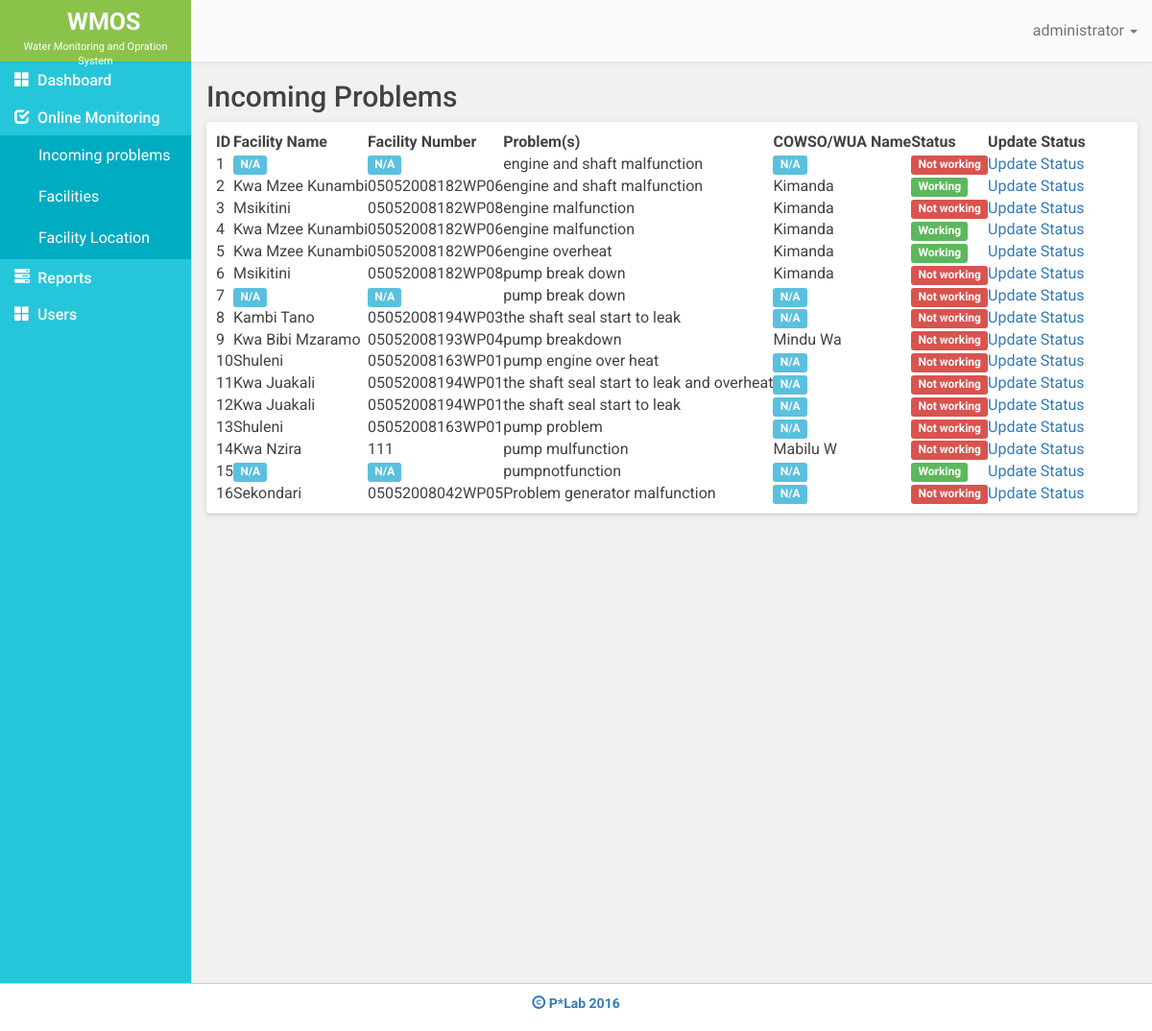
Before: /problems.php (signed in) with the older database file.
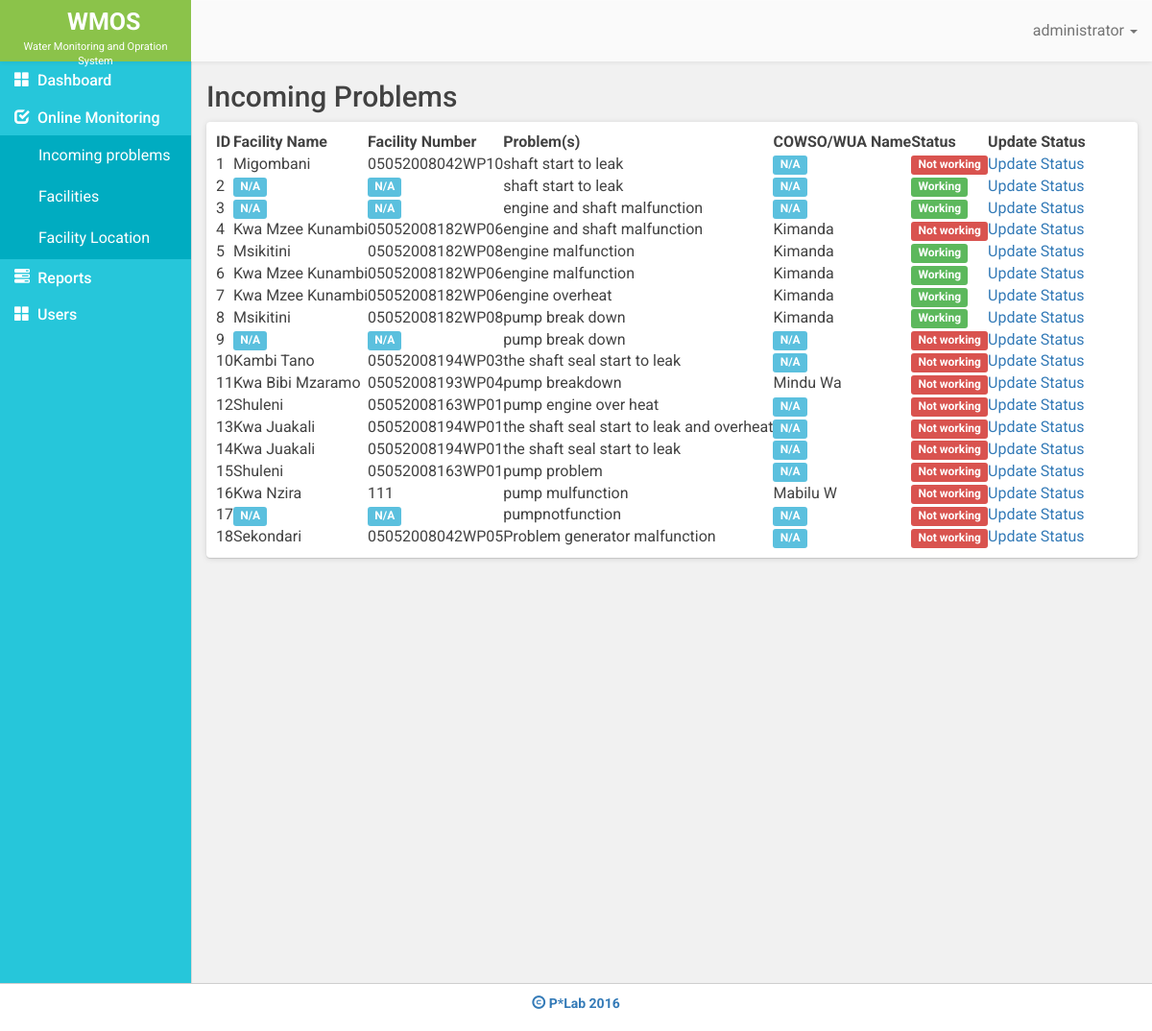
After: the same page with the newer database file.
### tables this page shows
CREATE TABLE `faci_problems` (
  `id` int(11) NOT NULL,
  `faci_name` varchar(100) NOT NULL,
  `faci_num` varchar(100) NOT NULL,
  `problems` text NOT NULL,
  `com_name` varchar(100) NOT NULL,
  `status` int(11) NOT NULL,
  `prob_date` timestamp NOT NULL DEFAULT CURRENT_TIMESTAMP
);

### problems.php (the view, shortened to what this page needs)
<?php
include 'database.php';
$sql = "SELECT * FROM faci_problems ORDER BY id DESC";
$result = mysqli_query($conn,$sql) or die (mysqli_error());
$data = false;
while ($row = mysqli_fetch_assoc($result)) {
	$data[] = array(
					'faci_name' 	=> $row['faci_name'],
					'faci_num' 		=> $row['faci_num'],
					'com_name' 		=> $row['com_name'],
					'problems' 		=> $row['problems'],
					'status' 		=> $row['status'],
					'id' 			=> $row['id'],
				);
}
 ?>
<!DOCTYPE html>
<html>
<head>
	<?php include "includes/_csslinks.php"; ?>
</head>
<body>
	<?php include 'includes/_header.php'; ?>
	<div class= "container-fluid">
		<div class="row" id="page">
			<?php include "includes/_sidebar.php"; ?>
			<div class="col-md-10">
				<h2 class="page-title">Incoming Problems</h2>
				<div class="row">
					<div class="col-md-12">
						<div class="white-data-table">
							<table class="hover row-border compact" id="sms-table">
			                    <thead>
		                            <tr>
		                                <th>ID</th>
		                                <th>Facility Name</th>
		                                <th>Facility Number</th>
		                                <th>Problem(s)</th>
		                                <th>COWSO/WUA Name</th>
		                                <th>Status</th>
		                                <?php echo $_SESSION['role'] == 'user' ? '<th class="hidden">':'<th>' ?>
		                                Update Status</th>
		                            </tr>
		                        </thead>
		                        <tbody>
		                        	<?php
		                        		$i = 1;
		                        		if ($data):
			                        		foreach ($data as $key => $value):
		                        	 ?>
			                            <tr>
			                                <td><?php echo $i ?></td>
			                                <td><?php echo $value['faci_name'] == ''? '<span class="label label-info">N/A</span>': $value['faci_name'] ?></td>
			                                <td><?php echo $value['faci_num'] == ''? '<span class="label label-info">N/A</span>': $value['faci_num'] ?></td>
			                                <td><?php echo $value['problems'] ?></td>
			                                <td><?php echo $value['com_name'] == ''? '<span class="label label-info">N/A</span>': $value['com_name'] ?></td>
			                                <td><?php echo $value['status'] == 0 ? ' <span class="label label-danger">Not working</span>':'<span class="label label-success">Working</span>'; ?></td>
			                                <?php echo $_SESSION['role'] == 'user' ? '<td class="hidden">':'<td>' ?>
			                                <a href="edit_facility_status.php?id=<?php echo $value['faci_num'] ?>&prob_id= <?php echo $value['id'] ?>"> Update Status</a></td>
			                            </tr>
		                            <?php   $i++;
											endforeach;
			                           	endif;
		                             ?>
		                        </tbody>
		                    </table>
						</div>
					</div>
				</div>
			</div>
		</div>
		 <?php include "includes/_footer.php"; ?>
	</div>
<?php include "includes/_jslinks.php"; ?>
</body>
</html>

### includes/_csslinks.php (shortened to what this page needs)
<!DOCTYPE html>
<html>
<head>
	<link rel="stylesheet" type="text/css" href="styles/bootstrap/css/bootstrap.min.css">
	<link rel="stylesheet" type="text/css" href="styles/bootstrap/css/bootstrap-theme.min.css">
	<link rel="stylesheet" type="text/css" href="styles/majismain.css">
	<link rel="stylesheet" type="text/css" href="https://cdn.datatables.net/s/dt/dt-1.10.10/datatables.min.css"/>
</head>
<body>
</body>
</html>

### includes/_header.php (shortened to what this page needs)
<nav class="navbar navbar-default navbar-fixed-top" id="nav-boss">
	<div class="container-fluid">
		<div class="col-md-2 row logo-box">
			<div class="logo-box-title">
				WMOS
			</div>
			<div class="logo-box-name">
				Water Monitoring and Opration System
			</div>
		</div>
		<div class="col-md-5 nav navbar-nav navbar-left">
			<div id="title-head"></div>
		</div>
	    <ul class="nav navbar-nav navbar-right">
	    	<li>
	    		<a href="">
	    		</a>
	    	</li>
			<li class="dropdown">
				<a href="#" class="dropdown-toggle" data-toggle="dropdown" role="button" aria-haspopup="true" aria-expanded="false">
					<?php echo $_SESSION['username']; ?>
					<span class="caret"></span>
				</a>
			</li>
		</ul>
	  </div>
</nav>

### includes/_sidebar.php (shortened to what this page needs)
<div class="col-md-2 sidebar" id="side-bar">
	<div class="panel-group" id="accordion" role="tablist" aria-multiselectable="true">
		<div class="panel panel-default">
			<div class="panel-heading" role="tab" id="headingOne">
				<h4 class="panel-title">
					<a role="button" data-toggle="collapse" data-parent="#accordion" href="#x" aria-expanded="false" aria-controls="x">
					<span class="glyphicon glyphicon-th-large"> </span>&nbsp;&nbsp;<a href="index.php">Dashboard</a>
				</a>
				</h4>
			</div>
		</div>
		<div class="panel panel-default">
			<div class="panel-heading" role="tab" id="headingOne">
				<h4 class="panel-title">
					<a role="button" data-toggle="collapse" data-parent="#accordion" href="#collapseOne" aria-expanded="false" aria-controls="collapseOne">
						<span class="glyphicon glyphicon-check"></span>&nbsp;&nbsp;Online Monitoring
					</a>
				</h4>
			</div>
			<div id="collapseOne" class="panel-collapse collapse" role="tabpanel" aria-labelledby="headingOne">
				<div class="panel-body side-bar-body">
					<ul>
						<a href="problems.php">
							<li>Incoming problems</li>
						</a>
						<a href="facilities.php">
							<li>Facilities</li>
						</a>
						<a href="gps.php">
							<li>Facility Location</li>
						</a>
					</ul>
				</div>
			</div>
		</div>
		<div class="panel panel-default">
			<div class="panel-heading" role="tab" id="headingTwo">
				<h4 class="panel-title">
					<a class="collapsed" role="button" data-toggle="collapse" data-parent="#accordion" href="#collapseTwo" aria-expanded="true" aria-controls="collapseTwo">
						<span class="glyphicon glyphicon-tasks"></span>&nbsp;&nbsp;Reports
					</a>
				</h4>
			</div>
		</div>
		<div class="panel panel-default">
			<div class="panel-heading" role="tab" id="headingOne">
				<h4 class="panel-title">
					<a role="button" data-toggle="collapse" data-parent="#accordion" href="#x" aria-expanded="false" aria-controls="x">
					<span class="glyphicon glyphicon-th-large"> </span>&nbsp;&nbsp;<a href="users.php">Users</a>
				</a>
				</h4>
			</div>
		</div>
	</div>
</div>

### includes/_footer.php
<div class="row">
	        <footer>
	        	<div class="copyright">
					<span class="glyphicon glyphicon-copyright-mark"> </span>
					P*Lab 2016
				</div>
			</footer>
		</div>

### includes/_jslinks.php (shortened to what this page needs)
<link rel="stylesheet" href="//code.jquery.com/ui/1.11.4/themes/smoothness/jquery-ui.css">

### styles/majismain.css (style rules this page uses)
body { font-family: 'Roboto', sans-serif; font-size: 16px; color: #424242; }
.logo-box { background-color: #8BC34A; height: 64px; width: 17%; padding-top: 5px; }
.logo-box-title { color: #fff; font-weight: bold; font-size: 25px; padding-left: 55px; }
.logo-box-name { color: #fff; font-size: 11px; text-align: center; }
.navbar { min-height: 64px; border: none; }
.navbar-default { background-image: none; background-color: #FAFAFA; border-radius: 0px; }
.navbar-default .navbar-nav>li>a { color: #757575; padding-top: 22px; }
.sidebar { background-color:#26c6da; padding-left: 0px; padding-right: 0px; border-right: 1px solid #d8d7d7; height: 120vh; overflow: hidden; }
.side-bar-body li { padding-top: 10px; padding-bottom: 10px; list-style: none; color: #fff; padding-left: 40px; background-color: #00acc1; }
#side-bar .glyphicon { color: #fff; }
.side-bar-body ul { padding-left: 0px; margin-bottom: 0px; }
#side-bar .panel-body { padding-top: 0px; padding-left: 0px; padding-right: 0px; padding-bottom: 0px; }
.panel-group .panel-heading+.panel-collapse>.list-group, .panel-group .panel-heading+.panel-collapse>.panel-body { border-top: transparent; }
#side-bar .panel { border-radius: 0px; margin-top: 0px; border:none; box-shadow: none; -webkit-box-shadow:none; }
#side-bar .panel-title a { color: #fff; text-decoration: none; }
#side-bar .panel-default { border-radius: 0px; margin-top: 0px; border-color: transparent; }
#side-bar .panel-heading { background-color: #26c6da; background-image: none; border-radius: 0px; border-bottom: none; }
#page { min-height: 80vh; margin-top: 64px; background-color: #F1F1F1; }
.page-title { font-size: 30px; }
.sidebar ul { padding: 0px; }
.white-data-table { background-color: #fff; padding: 10px; box-shadow: 0 1px 6px 0 rgba(0, 0, 0, 0.12), 0px 1px 1px 0 rgba(0, 0, 0, 0.12) !important; border-radius: 4px; }
footer { height: 50px; border-top: solid 1px #cecece; }
.copyright { padding-top: 10px; text-align: center; color: #337ab7; font-weight: bold; font-size: 14px; }
#title-head { padding-left: 30px; font-size: 30px; padding-top: 10px; }

Changed rows visible on the page:
added faci_problems: faci_name "Migombani", faci_num "05052008042WP10", problems "shaft start to leak", com_name "N/A", status "Not working"
added faci_problems: faci_name "N/A", faci_num "N/A", problems "shaft start to leak", com_name "N/A", status "Working"
changed faci_problems (number 3 of 18 on the later page): status "Not working" → "Working"
changed faci_problems (number 4 of 18 on the later page): status "Working" → "Not working"
changed faci_problems (number 5 of 18 on the later page): status "Not working" → "Working"
changed faci_problems (number 8 of 18 on the later page): status "Not working" → "Working"
changed faci_problems "pumpnotfunction": status "Working" → "Not working"
